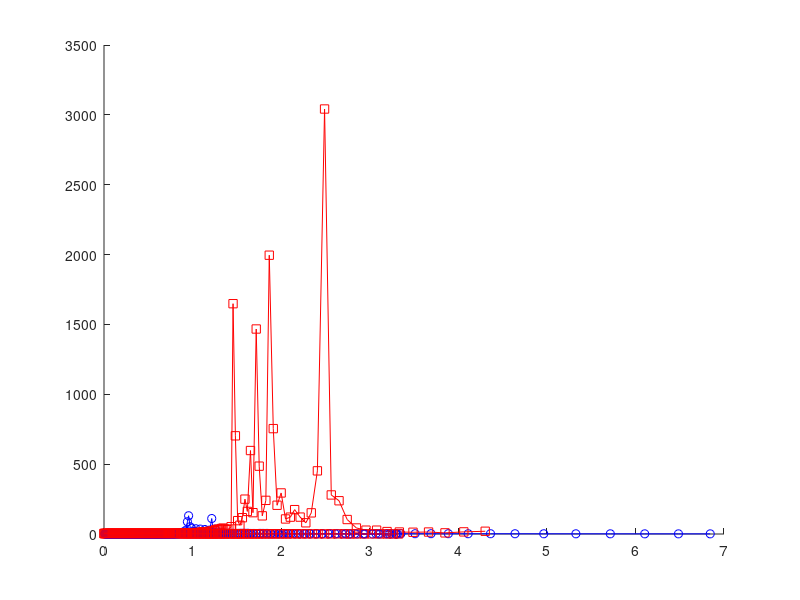

Write the MATLAB code that produced this figure.
close all

% Data for gamma=1 with mesh size 0.5
data1250 = csvread('1250.csv');
data1251 = csvread('1251.csv');


% Data for no surface tension mesh size = 0.25
data0250 = csvread('0250.csv');
data0251 = csvread('0251.csv');

% Paraview calculated electric field (using Psi)
figure
hold on
plot(sqrt(data0251(:,16).^2+data0251(:,15).^2), sqrt(data0250(:,16).^2+data0250(:,15).^2)./sqrt(data0251(:,16).^2+data0251(:,15).^2), '-bo')
plot(sqrt(data1251(:,16).^2+data1251(:,15).^2), sqrt(data1250(:,16).^2+data1250(:,15).^2)./sqrt(data1251(:,16).^2+data1251(:,15).^2), '-rs')
%plot(sqrt(data01(:,16).^2+data01(:,15).^2), sqrt(data00(:,16).^2+data00(:,15).^2)./sqrt(data01(:,16).^2+data01(:,15).^2), '-bo')
%plot(sqrt(data10(:,16).^2+data10(:,15).^2), sqrt(data11(:,16).^2+data11(:,15).^2)./sqrt(data10(:,16).^2+data10(:,15).^2), '-rs')
%plot(sqrt(data50(:,16).^2+data50(:,15).^2), sqrt(data51(:,16).^2+data51(:,15).^2)./sqrt(data50(:,16).^2+data50(:,15).^2), '-^g')

% Tahoe calculated electric field

hold on
%plot(data01(:,11), data00(:,11)./data01(:,11), '-bo')
%plot(data11(:,11), data10(:,11)./data11(:,11), '-rs')
%plot(data51(:,11), data50(:,11)./data51(:,11), '-^g')
plot(sqrt(data0251(:,9).^2+data0251(:,10).^2), sqrt(data0250(:,9).^2+data0250(:,10).^2)./sqrt(data0251(:,9).^2+data0251(:,10).^2), '-bo')
plot(sqrt(data1251(:,9).^2+data1251(:,10).^2), sqrt(data1250(:,9).^2+data1250(:,10).^2)./sqrt(data1251(:,9).^2+data1251(:,10).^2), '-rs')
%plot(sqrt(data51(:,9).^2+data51(:,10).^2), sqrt(data50(:,9).^2+data50(:,10).^2)./sqrt(data51(:,9).^2+data51(:,10).^2), '-^g')

